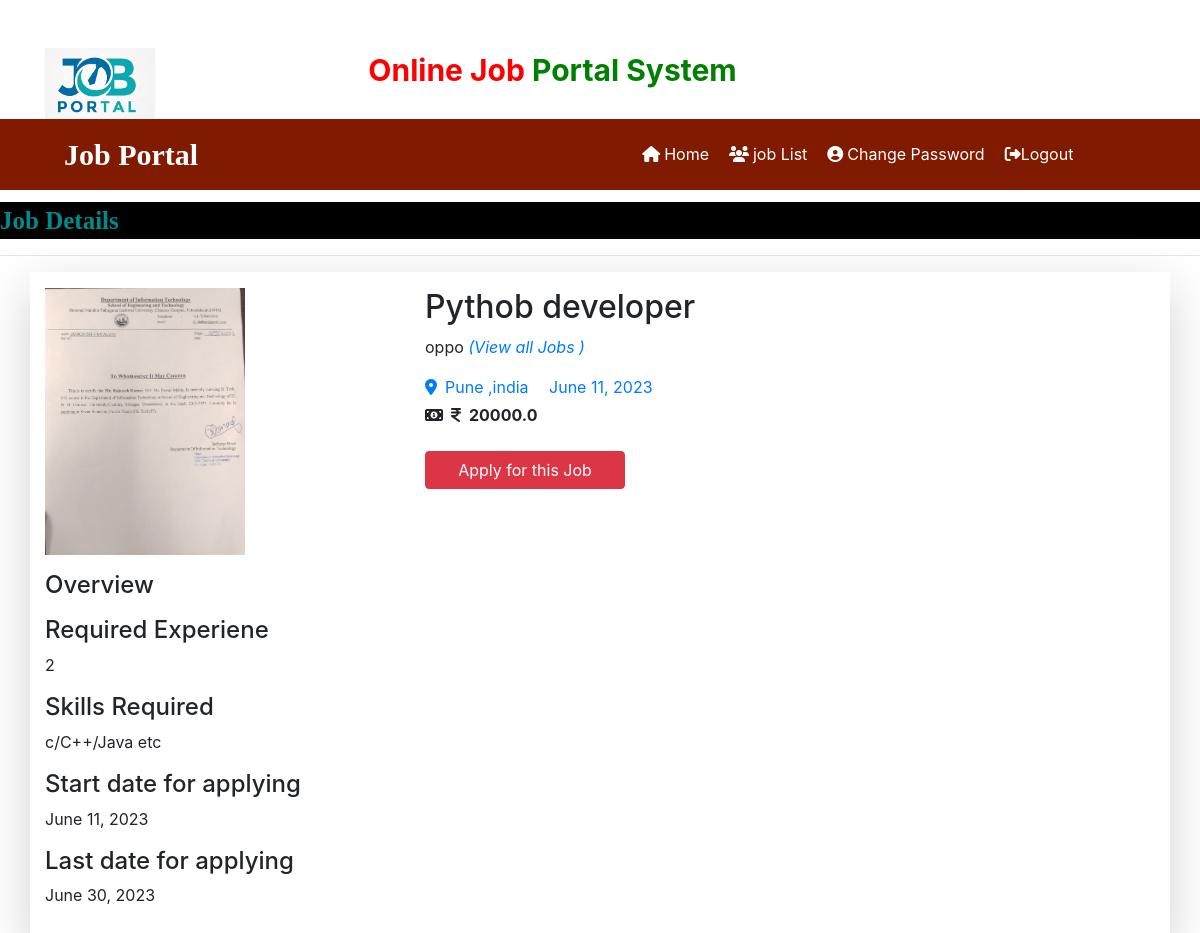
Page /job_detail/1 on the committed database.
### job/models.py (models this page shows, shortened)
class Job(models.Model):
    recruiter = models.ForeignKey(Recruiter,on_delete=models.CASCADE)
    start_date = models.DateField()
    end_date = models.DateField()
    title = models.CharField(max_length=100)
    salary = models.FloatField(max_length=20)
    image = models.FileField()
    description = models.CharField(max_length=300)
    experience = models.CharField(max_length=50)
    location = models.CharField(max_length=100)
    skills = models.CharField(max_length=100)
    creationdate = models.DateField()

class Recruiter(models.Model):
    user = models.ForeignKey(User,on_delete=models.CASCADE)
    mobile = models.CharField(max_length=15, null=True)
    image = models.FileField(null=True)
    gender = models.CharField(max_length=10,null=True)
    company = models.CharField(max_length=100,null=True)
    type = models.CharField(max_length=15,null=True)
    status = models.CharField(max_length=20, null=True)

### job/views.py (the view)
# urls.py: path('job_detail/<int:pid>',job_detail,name="job_detail"),
def job_detail(request,pid):
    job=Job.objects.get(id=pid)
    d={'job':job}
    return render(request,'job_detail.html',d)

### job/templates/job_detail.html (shortened to what this page needs)
{% load static %}
{% block body %}
{% include 'user_navigation.html' %}
<marquee style="font-family: 'Times New Roman', Times, serif; font-size: 25px; color: darkcyan; background-color: black; font-weight: bold; margin-top: 1%;">
     Job Details
</marquee>
<hr>
<div class="container shadow-lg py-3 mb-3">
    <div class="row">
        <div class="col-md-4">
            <img src="{{job.image.url}}" style="width:200px">
        </div>
        <div class="col-md-6">
            <h2>{{job.title}}</h2>
            <p>{{job.recruiter.company}}<em><a href="{% url 'user_latestjobs' %}"> (View all Jobs )</a></em></p>
            <a href="#" class="mr-2"><i class="fa fa-map-marker mr-2"></i>{{job.location}}</a>
            <a href="#" class="mr-2">{{job.creationdate}}</a>
            <br>
            <strong><i class="fa fa-money mr-2 mt-2"></i><i class="fa fa-inr mr-2 mt-2"></i>{{job.salary}}</a></strong>
             <div class="mt-4">
            <a href="{% url 'applyforjob' job.id %}" class="btn btn-danger" style="width:200px "> Apply for this Job</a>
             </div>
        </div>
    </div>
    <div class="mt-3">
        <h4>Overview</h4>
        <h4>Required Experiene</h4>
        <P>{{job.experience}}</P>
        <h4>Skills Required</h4>
        <P>{{job.skills}}</P>
        <h4>Start date for applying</h4>
        <P>{{job.start_date}}</P>
        <h4>Last date for applying</h4>
        <P>{{job.end_date}}</P>
    </div>
</div>
{% endblock %}

### rows in the picture
Job: image (picture), title "Pythob developer", recruiter.company "oppo", location "Pune ,india", creationdate "June 11, 2023", salary "20000.0", experience "2", skills "c/C++/Java etc", start_date "June 11, 2023", end_date "June 30, 2023"
